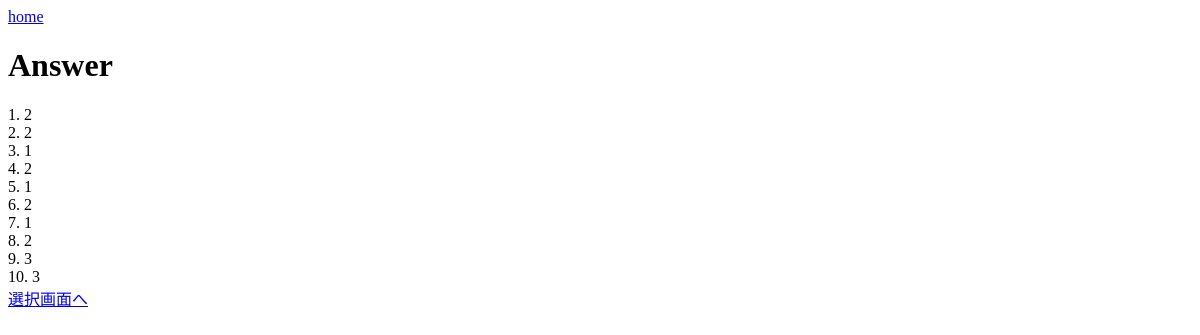
The app's page /skil/1/Eanswer/, older data.
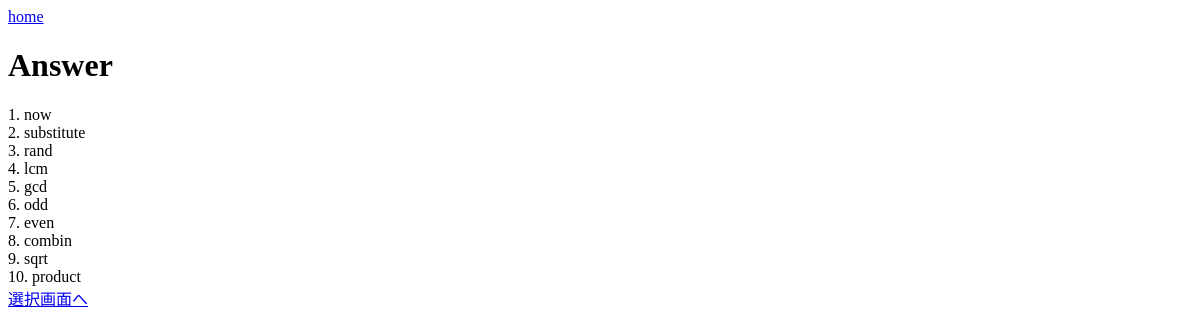
The same page, newer data.
### skil/models.py (models this page shows, shortened)
class Equestion(models.Model):
    number = models.IntegerField(default=0)
    ques = models.TextField()
    sele1 = models.TextField()
    sele2 = models.TextField()
    sele3 = models.TextField()
    answer = models.IntegerField()

### skil/views.py (the view)
# urls.py: path('<int:excel_id>/Eanswer/', views.Eanswer, name='Eanswer'),
def Eanswer(request, excel_id):
    excel = Equestion.objects.filter(id__gte=10*excel_id-9).filter(id__lt=10*excel_id+1)
    data = {'excel':excel}
    return render(request, 'skil/Eanswer.html', data)

### skil/templates/skil/Eanswer.html (shortened to what this page needs)
<!DOCTYPE html>
<html>
    <body>
        <a href="{% url 'index' %}">home</a>
        <br>
        <h1>Answer</h1>
        {% for ex in excel %}
            {{ ex.number }}. {{ ex.answer }}
            <br>
        {% endfor %}
        <a href="{% url 'ES' %}">選択画面へ</a>
    </body>
</html>

Row changes from the older to the newer data that the page shows:
changed Equestion: answer "2" → "now"
changed Equestion: answer "2" → "substitute"
changed Equestion: answer "1" → "rand"
changed Equestion: answer "2" → "lcm"
changed Equestion: answer "1" → "gcd"
changed Equestion: answer "2" → "odd"
changed Equestion: answer "1" → "even"
changed Equestion: answer "2" → "combin"
changed Equestion: answer "3" → "sqrt"
changed Equestion: answer "3" → "product"
